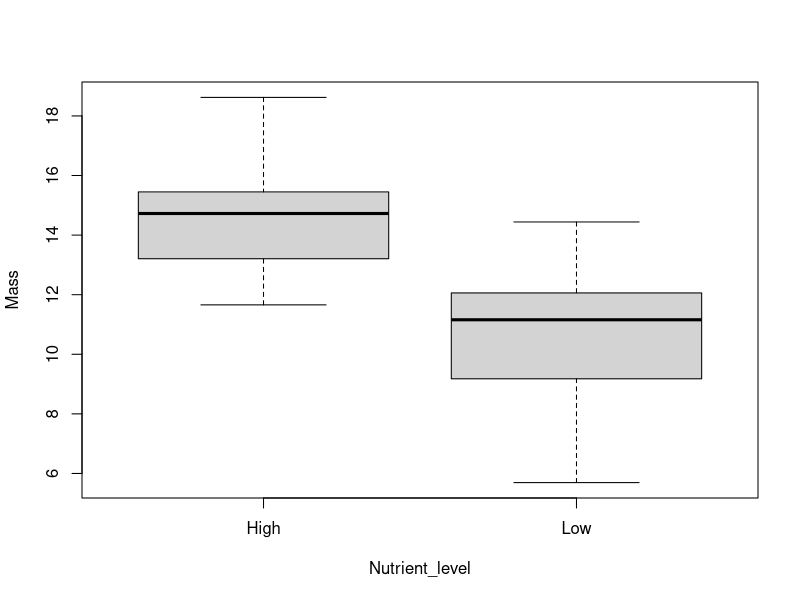
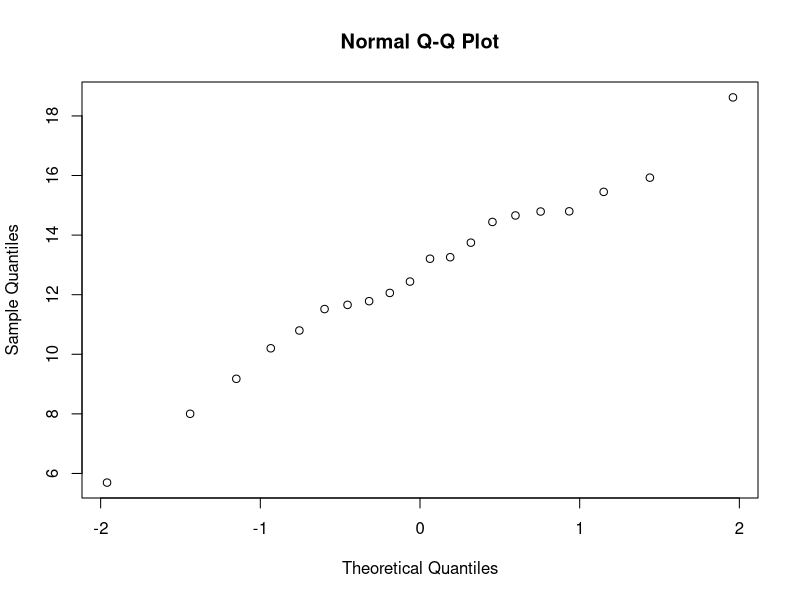

Here is the R script that generated these plots, in order:
## ---- chunk 1
nutrientdata <- read.table("data/experiment_nutrients.txt",header=T,sep="\t",dec=",") 
## ---- chunk 2
str(nutrientdata)
## ---- chunk 3
head(nutrientdata)
## ---- chunk 4
boxplot(Mass~Nutrient_level, data = nutrientdata)
## ---- chunk 5
m.nutrients<-t.test(Mass~Nutrient_level,data=nutrientdata)
## ---- chunk 6
m.nutrients
## ---- chunk 7
qqnorm (nutrientdata$Mass)
